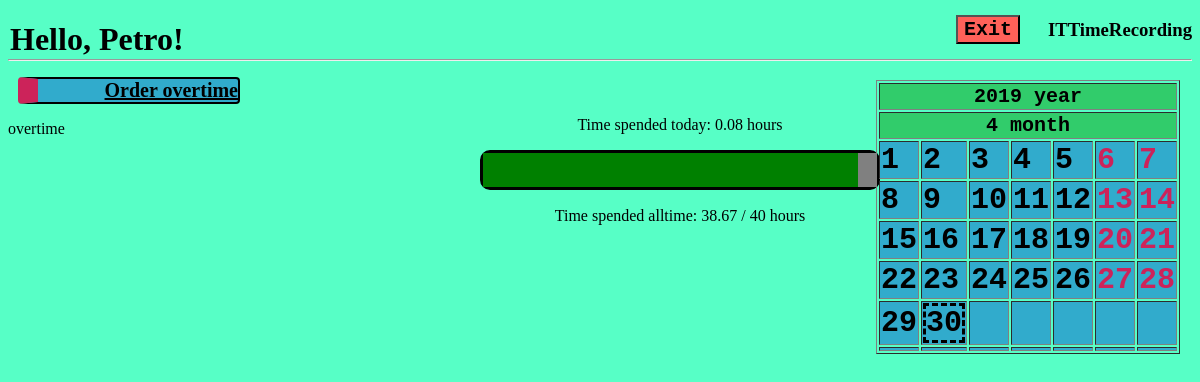
The app's page /dev/TakeOvertime (signed in) with its own data.
### rec/models.py (models this page shows, shortened)
class User(db.Model):
    __tablename__ = 'USER'
    login = db.Column('LOGIN', db.String(20), primary_key=True)
    password = db.Column('PASSWORD', db.String(20), nullable=False)
    salary = db.Column('SALARY', db.INTEGER)
    worktime = db.Column('WORKTIME', db.INTEGER)
    username = db.Column('USERNAME', db.String(50), nullable=False)
    role = db.Column('ROLE_NAME', db.String(15), nullable=False )

class Developer(User):
    def order_overtime(self, date, activity):
        newDay = Workday(self.login, date, activity)
        db.session.add(newDay)
        db.session.commit()
        return newDay

### rec/tools/Developer/views.py (the view)
@mod.route('/TakeOvertime', methods=['GET', 'POST'])
def TakeOvertime():
    return render_template("tools/Developer/TakeOvertime.html",
                           user=g.user,
                           menu=menu,
                           date=date,
                           cal=cal,
                           norms=session['normative'],
                           time=Workday.query.filter_by(id=session["workday_id"]).first().time + session['time'])

### rec/tools/Developer/views.py (called while the page is built)
@mod.before_request
def before_request():
    g.user = None
    if 'user_login' in session:
        g.user = User.query.get(session['user_login'])
    if g.user.role != "Developer":
        return redirect('/')
    session['now'] = time.monotonic()
    session['time'] = session['now'] - session['start']
    global menu
    menu = []
    if g.user.role == 'Developer':
        menu.append(['Order overtime', 'TakeOvertime'])
    if g.user.role == 'Manager':
        menu.append(['Change user activity', 'ChangeUserActivity'])
        menu.append(['Workday managing', 'ManageWorkday'])
        menu.append(['View new registration requests', 'ViewRequests'])
        menu.append(['Registration of new worker', 'Register'])
        menu.append(['Delete user', 'Delete'])

### rec/templates/tools/Developer/TakeOvertime.html (shortened to what this page needs)
{% include "homepage.html" %}

### rec/templates/homepage.html (shortened to what this page needs)
<!DOCTYPE html>
{% extends "base.html" %}
{% block body %}
    <body link="black">
    <div class="hello"><h1>Hello, {{ user.username }}!</h1></div>
    <div class="menu">
    <ul>
    {% set role = user.role %}
    {% for item in menu %}
        <li>
            {% set url = role+"."+item[1] %}
            <a href = {{ url_for(url)}}>{{ item[0] }}</a>
        </li>
    {% endfor %}
    </ul>
    </div>
    <div class="progress_bar">
        <p> Time spended today: {{ (time/3660) | round(2)  }} hours </p>
        <progress max = {{ norms }} value = {{ (user.worktime/3660 + time/3660)|round(2) }}></progress>
        <p> Time spended alltime: {{ (user.worktime/3600) | round(2) + (time/3660) | round(2)}} / {{ norms | round }} hours</p>
    </div>
    {% include "calendar.html" %}
    <form method="post">
    <input class="exit" type="submit" name="exit" value="Exit" formaction="{{ url_for('rec.exit') }}">
    </form>
</body>
{% endblock %}

### rec/templates/base.html (shortened to what this page needs)
{% block content %}
<link rel="stylesheet" href="/static/css/main.css" />
<h3 align="right">ITTimeRecording</h3>
<hr>
{% endblock %}
{% block body %}
{% endblock %}

### rec/templates/calendar.html
<link rel="stylesheet" href="/static/css/main.css" />
<div class = "calendar">
<form method="post">
    <table border="1">
        <tr>
            <th colspan="7">{{ date.year }} year</th>
        </tr>
        <tr>
            <th colspan="7">{{ date.month }} month</th>
        </tr>
        {% for week in cal %}
            <tr>
                {% for day in week %}
                    <td>
                    {% if  day.date == date.day %}
                        <div class="today">
                    {% endif %}
                    {% if day.form == "Vacancy" %}
                        <div class="vacancy">{{ day.date }}</div>
                    {% endif %}
                    {% if day.form == "Work" %}
                        <div>{{ day.date }}</div>
                    {% endif %}
                    {% if  day.date == date.day %}
                        </div>
                    {% endif %}
                    </td>
                {% endfor %}
            </tr>
        {% endfor %}
    </table>
</form>
</div>

### rec/static/css/main.css (style rules this page uses)
body { background-color: #57FFC6; font-family: Gothic; }
.progress_bar { width: 400px; position:absolute; top: 100px; left: 40%; right: 40%; }
.progress_bar progress { color: #31ABCC; width: 400px; height: 40px; border: black solid 3px; border-radius: 10px; }
.progress_bar p { color: black; text-align: center; }
.menu ul { list-style-type: none; padding-left: 10px; color: black; }
.menu li { font-size: 20px; width: 200px; background-color: #31ABCC; text-align: right; border: black solid 2px; border-radius: 4px; border-left: #CC235A solid 20px; font-weight: bolder; }
.calendar { position: absolute; top: 80px; right: 20px; }
.calendar .vacancy { color: #CC235A; }
.calendar td { background-color: #31ABCC; font-size: 30px; font-family: monospace; font-weight: bold; }
.calendar th { background-color: #31CC6B; font-size: 20px; font-family: monospace; font-weight: bold; }
.calendar .today { border: dashed; }
.exit { background-color: #FF6159; font-size: 20px; font-family: monospace; font-weight: bold; text-align: center; position: absolute; top: 15px; right: 180px; }
.hello { position: absolute; top: 0px; left: 10px; }

### records on screen
Developer: username "Petro", (user.worktime/3600)|round(2)+(time/3660)|round(2) "38.67"

### other values on screen
{{ item[0] }} "Order overtime"
{{ (time/3660) | round(2) }} "0.08"
{{ norms | round }} "40"
{{ date.year }} "2019"
{{ date.month }} "4"
{{ day.date }} "1" "2" "3" "4" "5" "8" "9" "10" "11" "12" "15" "16" "17" "18" "19" "22" "23" "24" "25" "26" "29" "30"
{{ day.date }} "6" "7" "13" "14" "20" "21" "27" "28"
